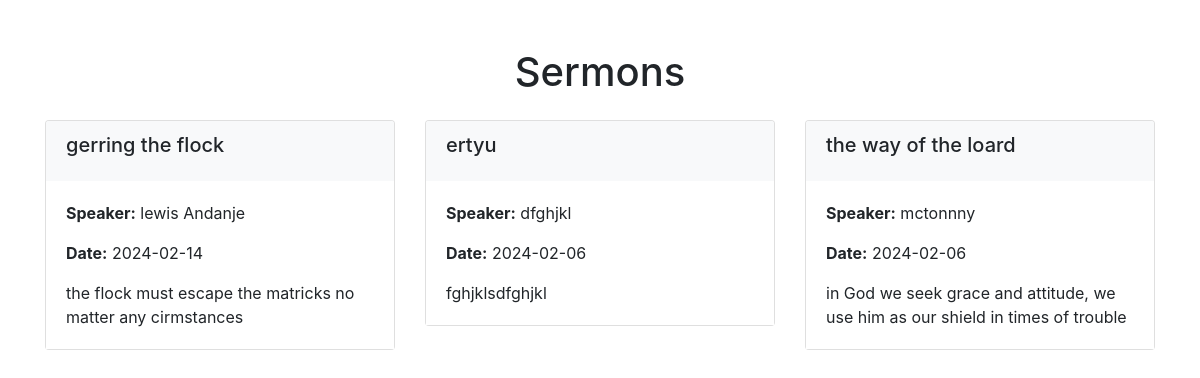
The page /display_sermon on the database its author committed.
### main.py (models this page shows, shortened)
class Sermon(db.Model):
    id = db.Column(db.Integer, primary_key=True)
    title = db.Column(db.String(100), nullable=False)
    speaker = db.Column(db.String(100), nullable=False)
    date = db.Column(db.Date, nullable=False)
    description = db.Column(db.Text, nullable=False)

### main.py (the view)
@app.route("/display_sermon")
def display_sermon():
    sermons = Sermon.query.all()
    return render_template("sermon.html", sermons=sermons)  # Pass sermons instead of Sermon

### templates/sermon.html (shortened to what this page needs)
<!DOCTYPE html>
<html lang="en">
<head>
    <link href="https://maxcdn.bootstrapcdn.com/bootstrap/4.0.0/css/bootstrap.min.css" rel="stylesheet">
    <link href="https://cdnjs.cloudflare.com/ajax/libs/animate.css/3.7.2/animate.min.css" rel="stylesheet">
</head>
<body>
    <div class="container">
        <h1 class="text-center mt-5">Sermons</h1>
        <div class="row mt-4">
            {% for sermon in sermons %}
            <div class="col-lg-4">
                <div class="card animated fadeIn">
                    <div class="card-header">
                        <h5 class="card-title">{{ sermon.title }}</h5>
                    </div>
                    <div class="card-body">
                        <p class="card-text"><strong>Speaker:</strong> {{ sermon.speaker }}</p>
                        <p class="card-text"><strong>Date:</strong> {{ sermon.date }}</p>
                        <p class="card-text">{{ sermon.description }}</p>
                    </div>
                </div>
            </div>
            {% endfor %}
        </div>
    </div>
</body>
</html>

### templates/sermon.html (style rules this page uses)
.card { margin-bottom: 20px; }
.card-header { background-color: #f8f9fa; border-bottom: none; }
.card-body { background-color: #ffffff; }

### rows shown on the page
Sermon: title "gerring the flock", speaker "lewis Andanje", date "2024-02-14", description "the flock must escape the matricks no matter any cirmstances"
Sermon: title "ertyu", speaker "dfghjkl", date "2024-02-06", description "fghjklsdfghjkl"
Sermon: title "the way of the loard", speaker "mctonnny", date "2024-02-06", description "in God we seek grace and attitude, we use him as our shield in times of trouble"
